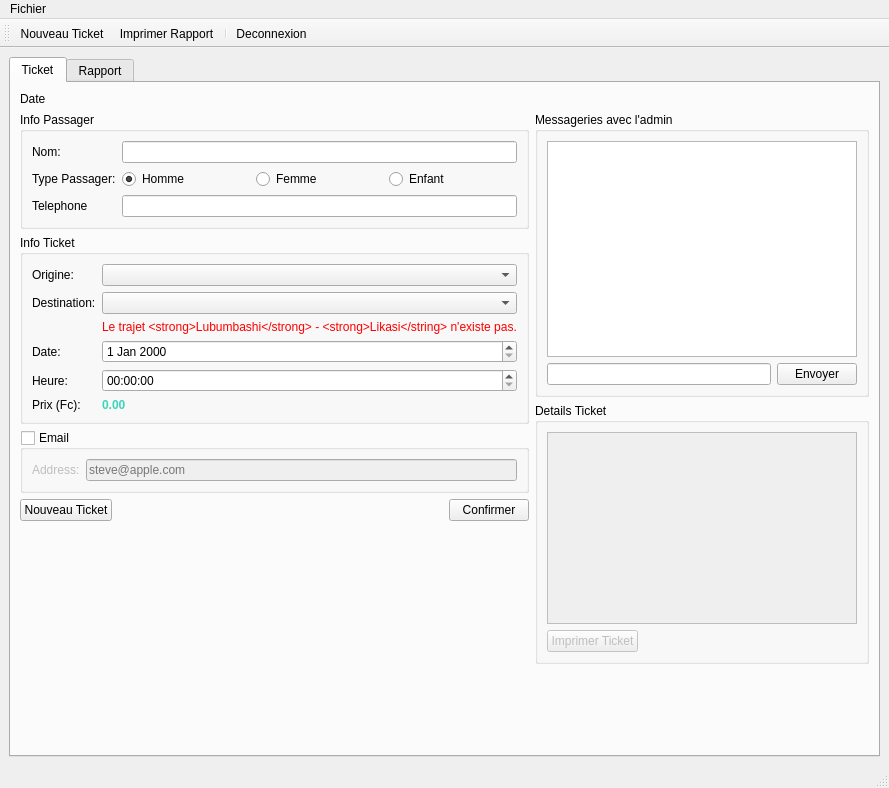
<?xml version="1.0" encoding="UTF-8"?>
<ui version="4.0">
 <class>MainWindowTicketer</class>
 <widget class="QMainWindow" name="MainWindowTicketer">
  <property name="geometry">
   <rect>
    <x>0</x>
    <y>0</y>
    <width>881</width>
    <height>788</height>
   </rect>
  </property>
  <property name="windowTitle">
   <string>MainWindow</string>
  </property>
  <widget class="QWidget" name="centralwidget">
   <layout class="QVBoxLayout" name="verticalLayout_2">
    <item>
     <widget class="QTabWidget" name="tabWidget">
      <property name="currentIndex">
       <number>0</number>
      </property>
      <widget class="QWidget" name="tab">
       <attribute name="icon">
        <iconset resource="res.qrc">
         <normaloff>:/img/img/ticket2.ICO</normaloff>:/img/img/ticket2.ICO</iconset>
       </attribute>
       <attribute name="title">
        <string>Ticket</string>
       </attribute>
       <layout class="QVBoxLayout" name="verticalLayout_5">
        <item>
         <widget class="QLabel" name="labelCurDateTime">
          <property name="styleSheet">
           <string notr="true">font: 18pt &quot;.SF NS Text&quot;;</string>
          </property>
          <property name="text">
           <string>Date</string>
          </property>
         </widget>
        </item>
        <item>
         <layout class="QHBoxLayout" name="horizontalLayout_5">
          <item>
           <layout class="QVBoxLayout" name="verticalLayout_3">
            <item>
             <widget class="QGroupBox" name="groupBoxInfoPassenger">
              <property name="title">
               <string>Info Passager</string>
              </property>
              <layout class="QFormLayout" name="formLayout_3">
               <item row="0" column="0">
                <widget class="QLabel" name="label_8">
                 <property name="text">
                  <string>Nom:</string>
                 </property>
                </widget>
               </item>
               <item row="0" column="1">
                <widget class="QLineEdit" name="lineEditPassengerName"/>
               </item>
               <item row="1" column="0">
                <widget class="QLabel" name="label_9">
                 <property name="text">
                  <string>Type Passager:</string>
                 </property>
                </widget>
               </item>
               <item row="1" column="1">
                <layout class="QHBoxLayout" name="horizontalLayout_6">
                 <item>
                  <widget class="QRadioButton" name="radioButtonPassengerTypeH">
                   <property name="text">
                    <string>Homme</string>
                   </property>
                   <property name="checked">
                    <bool>true</bool>
                   </property>
                  </widget>
                 </item>
                 <item>
                  <widget class="QRadioButton" name="radioButtonPassengerTypeF">
                   <property name="text">
                    <string>Femme</string>
                   </property>
                  </widget>
                 </item>
                 <item>
                  <widget class="QRadioButton" name="radioButtonPassengerTypeC">
                   <property name="text">
                    <string>Enfant</string>
                   </property>
                  </widget>
                 </item>
                </layout>
               </item>
               <item row="2" column="0">
                <widget class="QLabel" name="label_10">
                 <property name="text">
                  <string>Telephone</string>
                 </property>
                </widget>
               </item>
               <item row="2" column="1">
                <widget class="QLineEdit" name="lineEditPassengerPhone"/>
               </item>
              </layout>
             </widget>
            </item>
            <item>
             <widget class="QGroupBox" name="groupBoxInfoTicket">
              <property name="title">
               <string>Info Ticket</string>
              </property>
              <layout class="QFormLayout" name="formLayout_4">
               <item row="0" column="0">
                <widget class="QLabel" name="label_11">
                 <property name="text">
                  <string>Origine:</string>
                 </property>
                </widget>
               </item>
               <item row="0" column="1">
                <widget class="QComboBox" name="comboBoxOrigine"/>
               </item>
               <item row="1" column="0">
                <widget class="QLabel" name="label_12">
                 <property name="text">
                  <string>Destination:</string>
                 </property>
                </widget>
               </item>
               <item row="1" column="1">
                <widget class="QComboBox" name="comboBoxDest"/>
               </item>
               <item row="3" column="0">
                <widget class="QLabel" name="label_13">
                 <property name="styleSheet">
                  <string notr="true">visibility:hidden</string>
                 </property>
                 <property name="text">
                  <string>Date:</string>
                 </property>
                </widget>
               </item>
               <item row="3" column="1">
                <widget class="QDateEdit" name="dateEditTicketDate"/>
               </item>
               <item row="5" column="0">
                <widget class="QLabel" name="label_14">
                 <property name="text">
                  <string>Heure:</string>
                 </property>
                </widget>
               </item>
               <item row="5" column="1">
                <widget class="QTimeEdit" name="timeEditTicketTime"/>
               </item>
               <item row="6" column="0">
                <widget class="QLabel" name="label_15">
                 <property name="text">
                  <string>Prix (Fc):</string>
                 </property>
                </widget>
               </item>
               <item row="6" column="1">
                <widget class="QLabel" name="labelRoutePrice">
                 <property name="styleSheet">
                  <string notr="true">font: 18pt &quot;.SF NS Text&quot; bold;
font-weight:bold;
color: rgb(61, 212, 189) ;</string>
                 </property>
                 <property name="text">
                  <string>0.00</string>
                 </property>
                </widget>
               </item>
               <item row="2" column="1">
                <widget class="QLabel" name="labelRouteStatus">
                 <property name="styleSheet">
                  <string notr="true">font: 9pt &quot;.SF NS Text&quot;;
color: rgb(255, 0, 0);</string>
                 </property>
                 <property name="text">
                  <string>&lt;html&gt;&lt;head/&gt;&lt;body&gt;&lt;p&gt;Le trajet &amp;lt;strong&amp;gt;Lubumbashi&amp;lt;/strong&amp;gt; - &amp;lt;strong&amp;gt;Likasi&amp;lt;/string&amp;gt; n'existe pas.&lt;/p&gt;&lt;/body&gt;&lt;/html&gt;</string>
                 </property>
                </widget>
               </item>
              </layout>
             </widget>
            </item>
            <item>
             <widget class="QGroupBox" name="groupBoxEmail">
              <property name="title">
               <string>Email</string>
              </property>
              <property name="checkable">
               <bool>true</bool>
              </property>
              <property name="checked">
               <bool>false</bool>
              </property>
              <layout class="QVBoxLayout" name="verticalLayout_7">
               <item>
                <layout class="QHBoxLayout" name="horizontalLayout_2">
                 <item>
                  <widget class="QLabel" name="label">
                   <property name="text">
                    <string>Address:</string>
                   </property>
                  </widget>
                 </item>
                 <item>
                  <widget class="QLineEdit" name="lineEditTicketEmail">
                   <property name="placeholderText">
                    <string>steve@apple.com</string>
                   </property>
                  </widget>
                 </item>
                </layout>
               </item>
              </layout>
             </widget>
            </item>
            <item>
             <layout class="QHBoxLayout" name="horizontalLayout_7">
              <item>
               <widget class="QPushButton" name="pushButtonNewTicket">
                <property name="text">
                 <string>Nouveau Ticket</string>
                </property>
                <property name="icon">
                 <iconset>
                  <normalon>:/img/img/ticket2.ICO</normalon>
                 </iconset>
                </property>
               </widget>
              </item>
              <item>
               <spacer name="horizontalSpacer_3">
                <property name="orientation">
                 <enum>Qt::Horizontal</enum>
                </property>
                <property name="sizeHint" stdset="0">
                 <size>
                  <width>40</width>
                  <height>20</height>
                 </size>
                </property>
               </spacer>
              </item>
              <item>
               <widget class="QPushButton" name="pushButtonSellTicket">
                <property name="enabled">
                 <bool>true</bool>
                </property>
                <property name="text">
                 <string>Confirmer</string>
                </property>
                <property name="icon">
                 <iconset>
                  <normalon>:/img/img/check.png</normalon>
                 </iconset>
                </property>
               </widget>
              </item>
             </layout>
            </item>
            <item>
             <spacer name="verticalSpacer">
              <property name="orientation">
               <enum>Qt::Vertical</enum>
              </property>
              <property name="sizeHint" stdset="0">
               <size>
                <width>20</width>
                <height>40</height>
               </size>
              </property>
             </spacer>
            </item>
           </layout>
          </item>
          <item>
           <layout class="QVBoxLayout" name="verticalLayout_4">
            <item>
             <widget class="QGroupBox" name="groupBoxMessageBoard">
              <property name="minimumSize">
               <size>
                <width>334</width>
                <height>285</height>
               </size>
              </property>
              <property name="title">
               <string>Messageries avec l'admin</string>
              </property>
              <layout class="QVBoxLayout" name="verticalLayout_6">
               <item>
                <widget class="QTextEdit" name="textEditMsgBoard">
                 <property name="readOnly">
                  <bool>true</bool>
                 </property>
                </widget>
               </item>
               <item>
                <layout class="QHBoxLayout" name="horizontalLayout_4">
                 <item>
                  <widget class="QLineEdit" name="lineEditTicketerText"/>
                 </item>
                 <item>
                  <widget class="QPushButton" name="pushButtonSendMsgToAdmin">
                   <property name="text">
                    <string>Envoyer</string>
                   </property>
                   <property name="icon">
                    <iconset>
                     <normalon>:/img/img/msg_send.png</normalon>
                    </iconset>
                   </property>
                  </widget>
                 </item>
                </layout>
               </item>
              </layout>
             </widget>
            </item>
            <item>
             <widget class="QGroupBox" name="groupBoxTicketDetails">
              <property name="title">
               <string>Details Ticket</string>
              </property>
              <layout class="QVBoxLayout" name="verticalLayout_8">
               <item>
                <widget class="QTextEdit" name="textEdit">
                 <property name="enabled">
                  <bool>false</bool>
                 </property>
                 <property name="minimumSize">
                  <size>
                   <width>0</width>
                   <height>180</height>
                  </size>
                 </property>
                 <property name="frameShape">
                  <enum>QFrame::Panel</enum>
                 </property>
                 <property name="frameShadow">
                  <enum>QFrame::Plain</enum>
                 </property>
                </widget>
               </item>
               <item>
                <layout class="QHBoxLayout" name="horizontalLayout_3">
                 <item>
                  <widget class="QPushButton" name="pushButtonPrintTicket">
                   <property name="enabled">
                    <bool>false</bool>
                   </property>
                   <property name="text">
                    <string>Imprimer Ticket</string>
                   </property>
                   <property name="icon">
                    <iconset>
                     <normalon>:/img/img/printer.png</normalon>
                    </iconset>
                   </property>
                  </widget>
                 </item>
                 <item>
                  <spacer name="horizontalSpacer_2">
                   <property name="orientation">
                    <enum>Qt::Horizontal</enum>
                   </property>
                   <property name="sizeHint" stdset="0">
                    <size>
                     <width>40</width>
                     <height>20</height>
                    </size>
                   </property>
                  </spacer>
                 </item>
                </layout>
               </item>
              </layout>
             </widget>
            </item>
            <item>
             <spacer name="verticalSpacer_2">
              <property name="orientation">
               <enum>Qt::Vertical</enum>
              </property>
              <property name="sizeHint" stdset="0">
               <size>
                <width>20</width>
                <height>40</height>
               </size>
              </property>
             </spacer>
            </item>
           </layout>
          </item>
         </layout>
        </item>
       </layout>
      </widget>
      <widget class="QWidget" name="tab_2">
       <attribute name="icon">
        <iconset resource="res.qrc">
         <normaloff>:/img/img/report.png</normaloff>:/img/img/report.png</iconset>
       </attribute>
       <attribute name="title">
        <string>Rapport</string>
       </attribute>
       <layout class="QVBoxLayout" name="verticalLayout">
        <item>
         <widget class="QGroupBox" name="groupBox_5">
          <property name="title">
           <string>Recherche Ticket</string>
          </property>
          <layout class="QHBoxLayout" name="horizontalLayout_9">
           <item>
            <widget class="QLabel" name="label_16">
             <property name="text">
              <string>Rechercher:</string>
             </property>
            </widget>
           </item>
           <item>
            <widget class="QLineEdit" name="lineEditTicketSearch"/>
           </item>
          </layout>
         </widget>
        </item>
        <item>
         <widget class="QTableView" name="tableViewSellsReport"/>
        </item>
        <item>
         <layout class="QHBoxLayout" name="horizontalLayout">
          <item>
           <widget class="QPushButton" name="pushButton">
            <property name="enabled">
             <bool>false</bool>
            </property>
            <property name="text">
             <string>Annuler Ticker</string>
            </property>
           </widget>
          </item>
          <item>
           <spacer name="horizontalSpacer">
            <property name="orientation">
             <enum>Qt::Horizontal</enum>
            </property>
            <property name="sizeHint" stdset="0">
             <size>
              <width>40</width>
              <height>20</height>
             </size>
            </property>
           </spacer>
          </item>
         </layout>
        </item>
       </layout>
      </widget>
     </widget>
    </item>
   </layout>
  </widget>
  <widget class="QMenuBar" name="menubar">
   <property name="geometry">
    <rect>
     <x>0</x>
     <y>0</y>
     <width>881</width>
     <height>22</height>
    </rect>
   </property>
   <widget class="QMenu" name="menuFichier">
    <property name="title">
     <string>Fichier</string>
    </property>
    <addaction name="actionNouveau_Ticket"/>
    <addaction name="actionImprimer_Rapport"/>
    <addaction name="separator"/>
    <addaction name="actionDeconnexion"/>
   </widget>
   <addaction name="menuFichier"/>
  </widget>
  <widget class="QStatusBar" name="statusbar"/>
  <widget class="QToolBar" name="toolBar">
   <property name="windowTitle">
    <string>toolBar</string>
   </property>
   <property name="toolButtonStyle">
    <enum>Qt::ToolButtonTextUnderIcon</enum>
   </property>
   <attribute name="toolBarArea">
    <enum>TopToolBarArea</enum>
   </attribute>
   <attribute name="toolBarBreak">
    <bool>false</bool>
   </attribute>
   <addaction name="actionNouveau_Ticket"/>
   <addaction name="actionImprimer_Rapport"/>
   <addaction name="separator"/>
   <addaction name="actionDeconnexion"/>
  </widget>
  <action name="actionDeconnexion">
   <property name="icon">
    <iconset resource="res.qrc">
     <normaloff>:/img/img/logout.png</normaloff>:/img/img/logout.png</iconset>
   </property>
   <property name="text">
    <string>Deconnexion</string>
   </property>
  </action>
  <action name="actionR_de_vente">
   <property name="icon">
    <iconset resource="res.qrc">
     <normaloff>:/img/img/report.png</normaloff>:/img/img/report.png</iconset>
   </property>
   <property name="text">
    <string>R. de vente</string>
   </property>
  </action>
  <action name="actionImprimer_Rapport">
   <property name="icon">
    <iconset resource="res.qrc">
     <normaloff>:/img/img/printer.png</normaloff>:/img/img/printer.png</iconset>
   </property>
   <property name="text">
    <string>Imprimer Rapport</string>
   </property>
  </action>
  <action name="actionNouveau_Ticket">
   <property name="icon">
    <iconset resource="res.qrc">
     <normaloff>:/img/img/ticket2.ICO</normaloff>:/img/img/ticket2.ICO</iconset>
   </property>
   <property name="text">
    <string>Nouveau Ticket</string>
   </property>
  </action>
 </widget>
 <resources>
  <include location="res.qrc"/>
 </resources>
 <connections/>
</ui>
